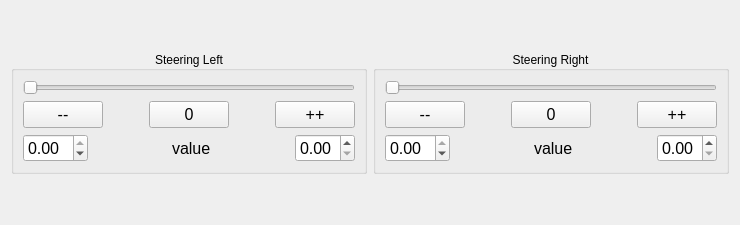
                    <widget class="QWidget" name="steering_control_separate_tab_widget">
                      <attribute name="title">
                        <string>Separate</string>
                      </attribute>
                      <layout class="QVBoxLayout" name="steering_control_separate_tab_widget_vertical_layout">
                        <item>
                          <spacer name="steering_control_separate_tab_widget_vertical_layout_upper_spacer">
                            <property name="orientation">
                              <enum>Qt::Vertical</enum>
                            </property>
                            <property name="sizeHint" stdset="0">
                              <size>
                                <width>20</width>
                                <height>40</height>
                              </size>
                            </property>
                          </spacer>
                        </item>
                        <item>
                          <layout class="QHBoxLayout" name="steering_control_separate_horizontal_layout">
                            <!-- steering control separate left start -->
                            <item>
                              <widget class="QGroupBox" name="steering_control_separate_left_group_box">
                                <property name="title">
                                  <string>Steering Left</string>
                                </property>
                                <property name="alignment">
                                  <set>Qt::AlignCenter</set>
                                </property>
                                <layout class="QVBoxLayout" name="steering_control_separate_left_vertical_layout">
                                  <item>
                                    <widget class="QSlider" name="steering_control_separate_left_slider">
                                      <property name="orientation">
                                        <enum>Qt::Horizontal</enum>
                                      </property>
                                    </widget>
                                  </item>
                                  <item>
                                    <layout class="QHBoxLayout" name="steering_control_separate_left_button">
                                      <item>
                                        <widget class="QPushButton" name="steering_control_separate_left_button_decrease">
                                          <property name="font">
                                            <font>
                                              <pointsize>12</pointsize>
                                            </font>
                                          </property>
                                          <property name="text">
                                            <string>--</string>
                                          </property>
                                        </widget>
                                      </item>
                                      <item>
                                        <spacer name="steering_control_separate_left_button_left_spacer">
                                          <property name="orientation">
                                            <enum>Qt::Horizontal</enum>
                                          </property>
                                          <property name="sizeHint" stdset="0">
                                            <size>
                                              <width>40</width>
                                              <height>20</height>
                                            </size>
                                          </property>
                                        </spacer>
                                      </item>
                                      <item>
                                        <widget class="QPushButton" name="steering_control_separate_button_left_reset">
                                          <property name="font">
                                            <font>
                                              <pointsize>12</pointsize>
                                            </font>
                                          </property>
                                          <property name="text">
                                            <string>0</string>
                                          </property>
                                        </widget>
                                      </item>
                                      <item>
                                        <spacer name="steering_control_separate_left_button_right_spacer">
                                          <property name="orientation">
                                            <enum>Qt::Horizontal</enum>
                                          </property>
                                          <property name="sizeHint" stdset="0">
                                            <size>
                                              <width>40</width>
                                              <height>20</height>
                                            </size>
                                          </property>
                                        </spacer>
                                      </item>
                                      <item>
                                        <widget class="QPushButton" name="steering_control_separate_left_button_increase">
                                          <property name="font">
                                            <font>
                                              <pointsize>12</pointsize>
                                            </font>
                                          </property>
                                          <property name="text">
                                            <string>++</string>
                                          </property>
                                        </widget>
                                      </item>
                                    </layout>
                                  </item>
                                  <item>
                                    <layout class="QHBoxLayout" name="steering_control_separate_left_value">
                                      <item>
                                        <widget class="QDoubleSpinBox" name="steering_control_separate_left_value_minimum">
                                          <property name="font">
                                            <font>
                                              <pointsize>12</pointsize>
                                            </font>
                                          </property>
                                          <property name="minimum">
                                            <double>-1.000000000000000</double>
                                          </property>
                                          <property name="maximum">
                                            <double>0.000000000000000</double>
                                          </property>
                                          <property name="singleStep">
                                            <double>0.010000000000000</double>
                                          </property>
                                        </widget>
                                      </item>
                                      <item>
                                        <spacer name="steering_control_separate_left_value_left_spacer">
                                          <property name="orientation">
                                            <enum>Qt::Horizontal</enum>
                                          </property>
                                          <property name="sizeHint" stdset="0">
                                            <size>
                                              <width>40</width>
                                              <height>20</height>
                                            </size>
                                          </property>
                                        </spacer>
                                      </item>
                                      <item>
                                        <widget class="QLabel" name="steering_control_separate_left_value_current">
                                          <property name="font">
                                            <font>
                                              <pointsize>12</pointsize>
                                            </font>
                                          </property>
                                          <property name="text">
                                            <string>value</string>
                                          </property>
                                        </widget>
                                      </item>
                                      <item>
                                        <spacer name="steering_control_separate_left_value_right_spacer">
                                          <property name="orientation">
                                            <enum>Qt::Horizontal</enum>
                                          </property>
                                          <property name="sizeHint" stdset="0">
                                            <size>
                                              <width>40</width>
                                              <height>20</height>
                                            </size>
                                          </property>
                                        </spacer>
                                      </item>
                                      <item>
                                        <widget class="QDoubleSpinBox" name="steering_control_separate_left_value_maximum">
                                          <property name="font">
                                            <font>
                                              <pointsize>12</pointsize>
                                            </font>
                                          </property>
                                          <property name="minimum">
                                            <double>0.000000000000000</double>
                                          </property>
                                          <property name="maximum">
                                            <double>1.000000000000000</double>
                                          </property>
                                          <property name="singleStep">
                                            <double>0.010000000000000</double>
                                          </property>
                                        </widget>
                                      </item>
                                    </layout>
                                  </item>
                                </layout>
                              </widget>
                            </item>
                            <!-- steering control separate left end -->

                            <!-- steering control separate right start -->
                            <item>
                              <widget class="QGroupBox" name="steering_control_separate_right_group_box">
                                <property name="title">
                                  <string>Steering Right</string>
                                </property>
                                <property name="alignment">
                                  <set>Qt::AlignCenter</set>
                                </property>
                                <layout class="QVBoxLayout" name="steering_control_separate_right_vertical_layout">
                                  <item>
                                    <widget class="QSlider" name="steering_control_separate_right_slider">
                                      <property name="orientation">
                                        <enum>Qt::Horizontal</enum>
                                      </property>
                                    </widget>
                                  </item>
                                  <item>
                                    <layout class="QHBoxLayout" name="steering_control_separate_right_button">
                                      <item>
                                        <widget class="QPushButton" name="steering_control_separate_right_button_decrease">
                                          <property name="font">
                                            <font>
                                              <pointsize>12</pointsize>
                                            </font>
                                          </property>
                                          <property name="text">
                                            <string>--</string>
                                          </property>
                                        </widget>
                                      </item>
                                      <item>
                                        <spacer name="steering_control_separate_right_button_left_spacer">
                                          <property name="orientation">
                                            <enum>Qt::Horizontal</enum>
                                          </property>
                                          <property name="sizeHint" stdset="0">
                                            <size>
                                              <width>40</width>
                                              <height>20</height>
                                            </size>
                                          </property>
                                        </spacer>
                                      </item>
                                      <item>
                                        <widget class="QPushButton" name="steering_control_separate_button_right_reset">
                                          <property name="font">
                                            <font>
                                              <pointsize>12</pointsize>
                                            </font>
                                          </property>
                                          <property name="text">
                                            <string>0</string>
                                          </property>
                                        </widget>
                                      </item>
                                      <item>
                                        <spacer name="steering_control_separate_right_button_right_spacer">
                                          <property name="orientation">
                                            <enum>Qt::Horizontal</enum>
                                          </property>
                                          <property name="sizeHint" stdset="0">
                                            <size>
                                              <width>40</width>
                                              <height>20</height>
                                            </size>
                                          </property>
                                        </spacer>
                                      </item>
                                      <item>
                                        <widget class="QPushButton" name="steering_control_separate_right_button_increase">
                                          <property name="font">
                                            <font>
                                              <pointsize>12</pointsize>
                                            </font>
                                          </property>
                                          <property name="text">
                                            <string>++</string>
                                          </property>
                                        </widget>
                                      </item>
                                    </layout>
                                  </item>
                                  <item>
                                    <layout class="QHBoxLayout" name="steering_control_separate_right_value">
                                      <item>
                                        <widget class="QDoubleSpinBox" name="steering_control_separate_right_value_minimum">
                                          <property name="font">
                                            <font>
                                              <pointsize>12</pointsize>
                                            </font>
                                          </property>
                                          <property name="minimum">
                                            <double>-1.000000000000000</double>
                                          </property>
                                          <property name="maximum">
                                            <double>0.000000000000000</double>
                                          </property>
                                          <property name="singleStep">
                                            <double>0.010000000000000</double>
                                          </property>
                                        </widget>
                                      </item>
                                      <item>
                                        <spacer name="steering_control_separate_right_value_left_spacer">
                                          <property name="orientation">
                                            <enum>Qt::Horizontal</enum>
                                          </property>
                                          <property name="sizeHint" stdset="0">
                                            <size>
                                              <width>40</width>
                                              <height>20</height>
                                            </size>
                                          </property>
                                        </spacer>
                                      </item>
                                      <item>
                                        <widget class="QLabel" name="steering_control_separate_right_value_current">
                                          <property name="font">
                                            <font>
                                              <pointsize>12</pointsize>
                                            </font>
                                          </property>
                                          <property name="text">
                                            <string>value</string>
                                          </property>
                                        </widget>
                                      </item>
                                      <item>
                                        <spacer name="steering_control_separate_right_value_right_spacer">
                                          <property name="orientation">
                                            <enum>Qt::Horizontal</enum>
                                          </property>
                                          <property name="sizeHint" stdset="0">
                                            <size>
                                              <width>40</width>
                                              <height>20</height>
                                            </size>
                                          </property>
                                        </spacer>
                                      </item>
                                      <item>
                                        <widget class="QDoubleSpinBox" name="steering_control_separate_right_value_maximum">
                                          <property name="font">
                                            <font>
                                              <pointsize>12</pointsize>
                                            </font>
                                          </property>
                                          <property name="minimum">
                                            <double>0.000000000000000</double>
                                          </property>
                                          <property name="maximum">
                                            <double>1.000000000000000</double>
                                          </property>
                                          <property name="singleStep">
                                            <double>0.010000000000000</double>
                                          </property>
                                        </widget>
                                      </item>
                                    </layout>
                                  </item>
                                </layout>
                              </widget>
                            </item>
                            <!-- steering control separate right end -->
                          </layout>
                        </item>
                        <item>
                          <spacer name="steering_control_separate_tab_widget_vertical_layout_lower_spacer">
                            <property name="orientation">
                              <enum>Qt::Vertical</enum>
                            </property>
                            <property name="sizeHint" stdset="0">
                              <size>
                                <width>20</width>
                                <height>40</height>
                              </size>
                            </property>
                          </spacer>
                        </item>
                      </layout>
                    </widget>
